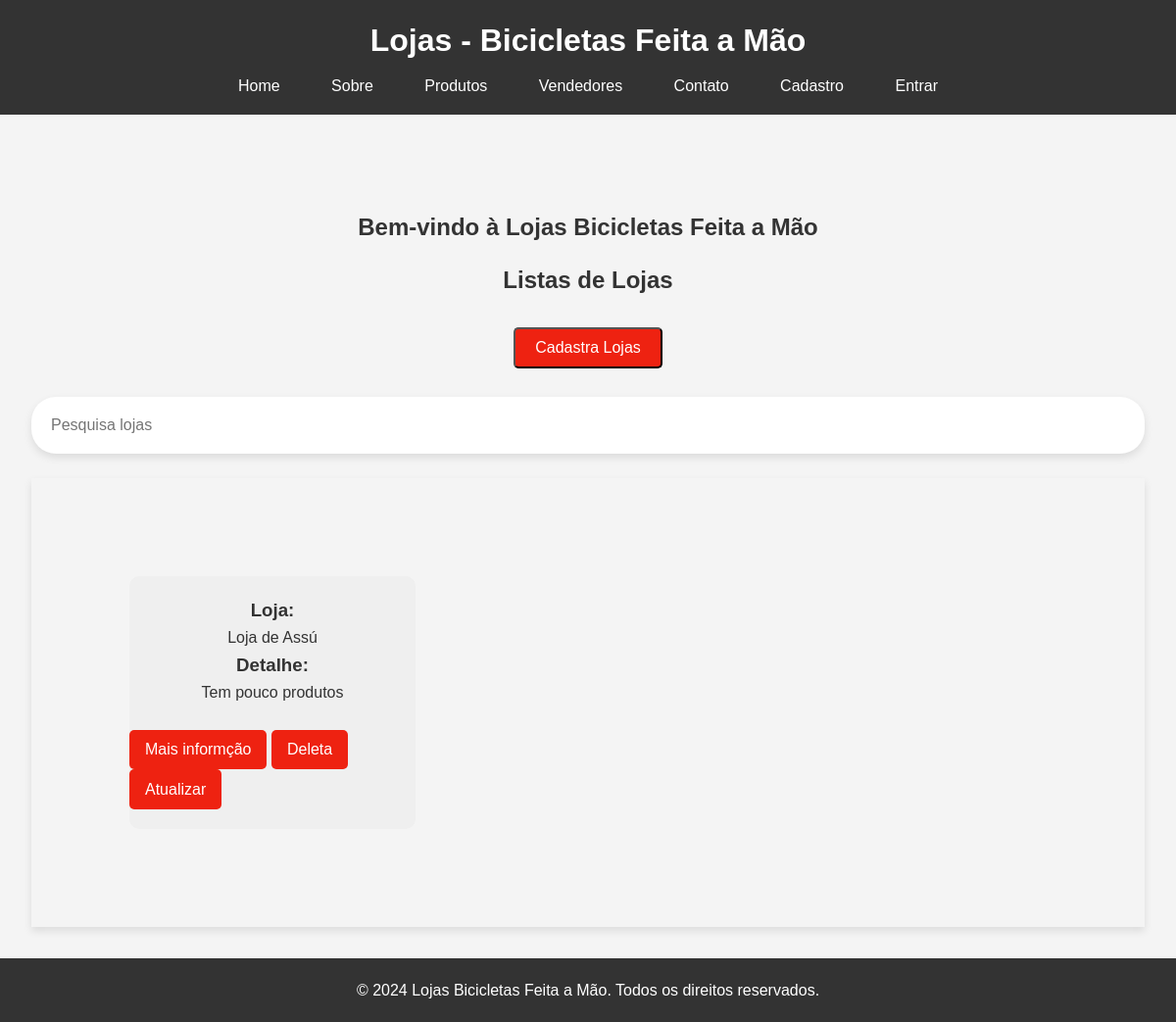
/lojas/, run on an earlier commit of the app's database.
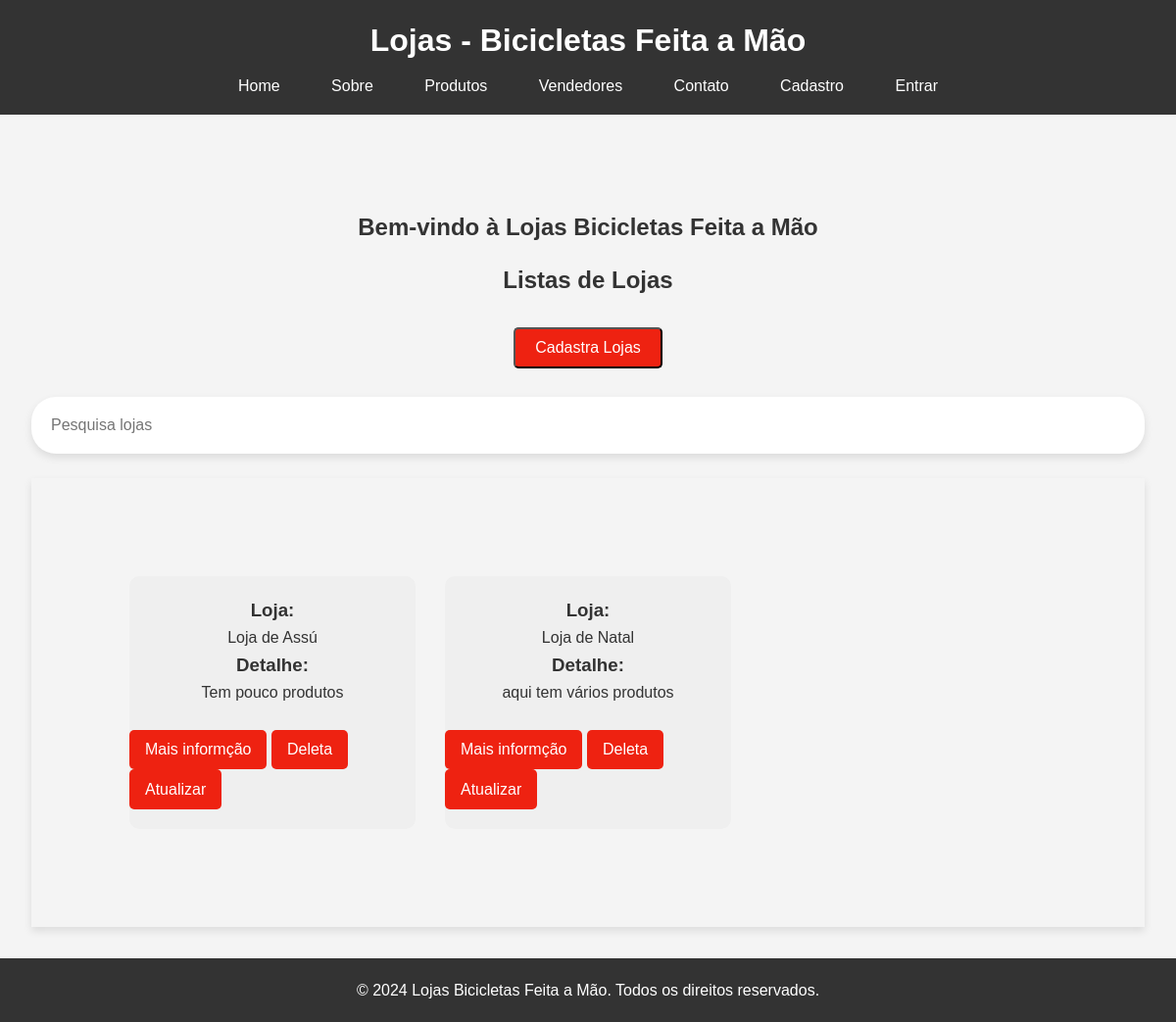
And on a later commit of the database.
### bikcraft/models.py (models this page shows, shortened)
class Lojas(models.Model):
    nome = models.CharField(max_length=30, verbose_name='Nome da Loja')
    produtos = models.ManyToManyField(Bike, verbose_name='Produtos')
    cnpj = models.CharField(max_length=25, verbose_name='CNPJ')
    detalhe = models.TextField(blank=True, null=True, verbose_name='Descrição')

### bikcraft/views.py (the view)
# urls.py: path('lojas/', views.lojas, name='pagina-loja'),
def lojas(request):
    lojas = Lojas.objects.all()
    return render(request, 'lojas.html', {'lojas': lojas})

### bikcraft/templates/lojas.html
{% extends "base/lojas.html" %}
{% load static %}
{% block conteudo %}
<main>
    <section id="home">
        <h2><center>Bem-vindo à Lojas Bicicletas Feita a Mão</center></h2>
    </section>
    <h2><center>Listas de Lojas</center></h2>
    <br>
    <div class="button">
        <a href='{% url "cadastra-loja" %}'><button>Cadastra Lojas</button></a>
    </div>
    <br>
    <div class='col-12'>
        <input type='text' class='form-control' id='search' placeholder='Pesquisa lojas'>
    </div>
    <br>
    <section id="products">
        {% for loja in lojas %}
            <div class='product-card'>
                <h3>Loja:</h2>
                <p>{{loja.nome}}</p>
                <h3>Detalhe:</h3>
                <p>{{loja.detalhe}}</p>
                <div class="button-container">
                    <br>
                    <a href='{% url "pagina-detalhe" %}'><button>Mais informção</button></a>
                    <a href='{% url "deleta-lojas" loja.id %}'><button>Deleta</button></a>
                    <aid='atualizado'href='{% url "atualiza-lojas" loja.id %}'><button id='atualiza'>Atualizar</button></a>
                </div>
            </div>
        {% endfor %}
    </section>
</main>
{% endblock conteudo %}

What changed in the data, as far as the page shows it:
added Lojas: nome "Loja de Natal", detalhe "aqui tem vários produtos"
